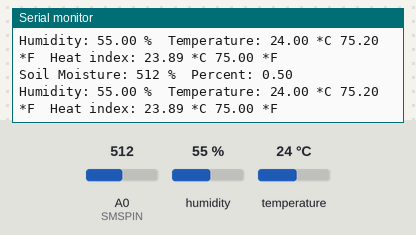
The sketch below on a simulated ESP8266 (NodeMCU). Shown: the last lines printed to the serial monitor. Wiring (inferred from the names in the program): DHT11 sensor: data D2. The inputs (shaded band) are chosen by the test bench; at power-on: humidity 55 %, A0 (SMSPIN) = 512, temperature 24 °C.

Above: at 4.8 s.
4.9 s: humidity set to 22 %
At 7.3 s:
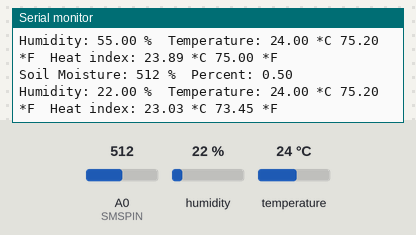
7.9 s: A0 (SMSPIN) set to 716
At 9.7 s:
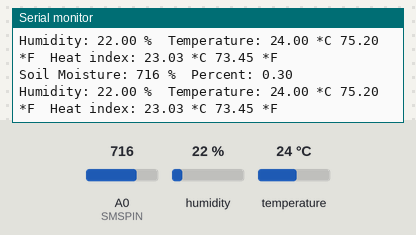
10.9 s: temperature set to 12 °C
At 13.1 s:
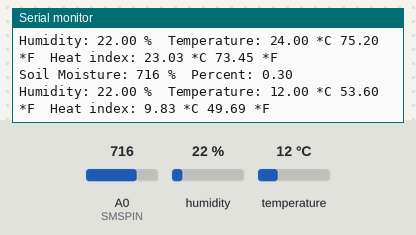
13.9 s: A0 (SMSPIN) set to 900
At 15.4 s:
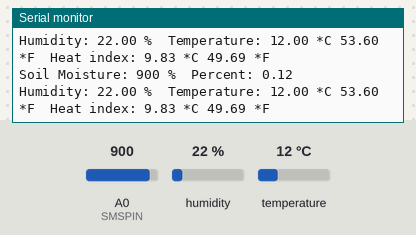
16.9 s: humidity set to 40 %
At 19.9 s:
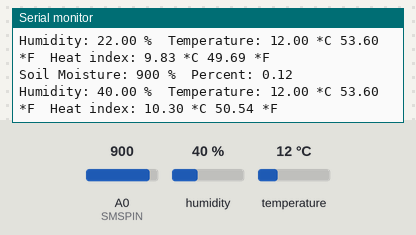
Timing chart, 0 to 20.9 s (numbered marks = the images above; inputs shaded):
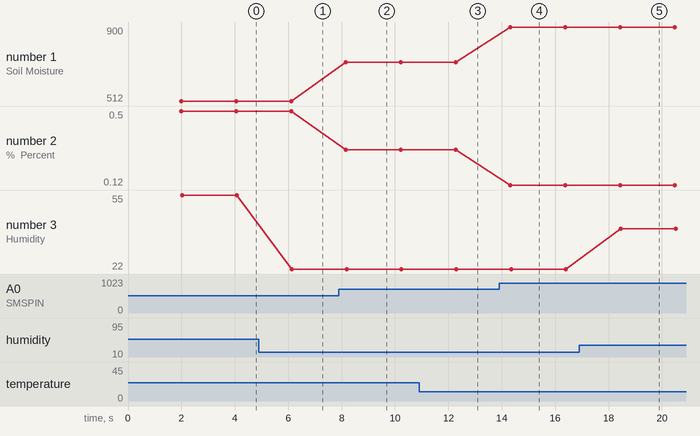

Measured:
- after the input at 4.9 s, the serial monitor: prints a new line after 1.2 s (image 1)
- after the input at 7.9 s, the serial monitor: prints a new line after 0.26 s (image 2)
- after the input at 10.9 s, the serial monitor: prints a new line after 1.4 s (image 3)
- after the input at 13.9 s, the serial monitor: prints a new line after 0.42 s (image 4)
- after the input at 16.9 s, the serial monitor: prints a new line after 1.6 s (image 5)
- plotted number 1: 512 → 716 after the input at 7.9 s, 716 → 900 after the input at 13.9 s
- plotted number 2: 0.5 → 0.3 after the input at 7.9 s, 0.3 → 0.12 after the input at 13.9 s
- plotted number 3: 55 → 22 after the input at 4.9 s, 22 → 40 after the input at 16.9 s

The sketch:

sensor_app.ino
```cpp
// Example testing sketch for various DHT humidity/temperature sensors
// Written by ladyada, public domain

#include "DHT.h"
#include "Soil_Moisture_Sensor.h"

// ************************ Configs ************************
#define DHTPIN D2    // DHT sensor pin
#define SMSPIN A0   // SMS sensor pin

#define DHTTYPE DHT11 // DHT11 sensor
#define SMSTYPE SENSOR_MODE_ANALOG // Analog mode

// ************************ Objects ************************
DHT                  dht(DHTPIN, DHTTYPE);
Soil_Moisture_Sensor sms(SMSPIN, SMSTYPE);

// ************************ Scheduler Globals ************************
unsigned long loop_counter_t1 = 0;
bool task_01x_trigger = false;
bool task_10x_trigger = false;
bool task_20x_trigger = false;


// ************************ App Functions ************************

// ****** DHT ******
// temperature & humidity sensor
static void dht_periodic ()
{
  // Reading temperature or humidity takes about 250 milliseconds!
  // Sensor readings may also be up to 2 seconds 'old' (its a very slow sensor)
  float h = dht.readHumidity();
  // Read temperature as Celsius (the default)
  float t = dht.readTemperature();
  // Read temperature as Fahrenheit (isFahrenheit = true)
  float f = dht.readTemperature(true);

  // Check if any reads failed and exit early (to try again).
  if (isnan(h) || isnan(t) || isnan(f))
  {
    Serial.println("Failed to read from DHT sensor!");
  }
  else
  {
    // Compute heat index in Fahrenheit (the default)
    float hif = dht.computeHeatIndex(f, h);
    // Compute heat index in Celsius (isFahreheit = false)
    float hic = dht.computeHeatIndex(t, h, false);

    // Print to serial
    Serial.print("Humidity: ");
    Serial.print(h);
    Serial.print(" %\t");
    Serial.print("Temperature: ");
    Serial.print(t);
    Serial.print(" *C ");
    Serial.print(f);
    Serial.print(" *F\t");
    Serial.print("Heat index: ");
    Serial.print(hic);
    Serial.print(" *C ");
    Serial.print(hif);
    Serial.println(" *F");
  }

}

// ****** SMS ******
// soil moisture sensor
static void sms_periodic ()
{
  int moisture_sensor_val = sms.readMoisture();
  float moisture_percent = sms.convertPercent(moisture_sensor_val);

  if (isnan(moisture_sensor_val) || isnan(moisture_percent))
  {
    Serial.println("Failed to read from moisture sensor!");
  }
  else
  {
    Serial.print("Soil Moisture: ");
    Serial.print(moisture_sensor_val);
    Serial.print(" %\t");
    Serial.print("Percent: ");
    Serial.println(moisture_percent);
  }
}


// ************************ Application Init ************************
void app_init()
{
  // initialize the serial connection
  Serial.begin(9600);
  Serial.println("Initializing Application");

  // feature inits
  dht.begin();
  sms.begin();
}

// 1x task
void task_01x()
{
  // ****** SMS ******
  sms_periodic();

  // ****** DHT ******
  dht_periodic();
}

// ************************ ISR Init ************************
void isr_init()
{
  // Timer1 init - for task timing
}


// ************************ Arduino Setup ************************
void setup()
{
  // Arduino Setup
  isr_init();
  app_init();
}

// ************************ Arduino Loop ************************
void loop()
{
  delay(2000);
  // Arduino Main Loop
  task_01x();
}
```
